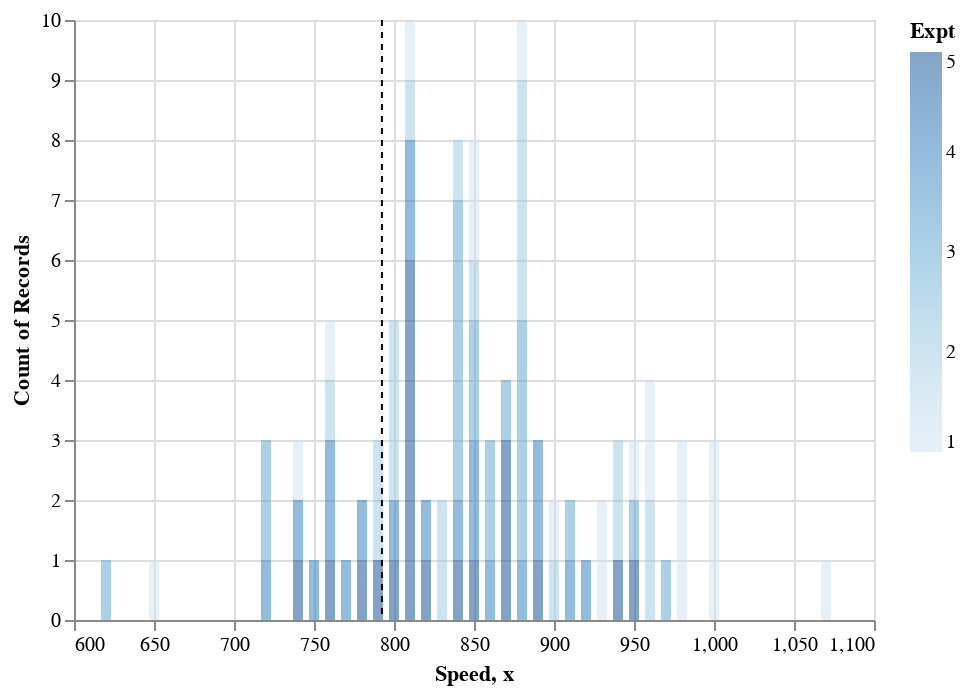

Source (notebook cell):
### Code cell
glue('final_plot_colored', final_plot_colored, display=True)

### Figure 1 — Vega-Lite specification as saved in the notebook (floating-point values rounded to 4 significant figures)
{"config": {"view": {"continuousWidth": 400, "continuousHeight": 300}}, "layer": [{"data": {"name": "data-9505d6e8ffc0fbd66f1f70f18ab69d65"}, "mark": {"type": "bar", "opacity": 0.5}, "encoding": {"color": {"field": "Expt", "type": "quantitative"}, "x": {"field": "Speed", "type": "quantitative"}, "y": {"aggregate": "count", "type": "quantitative"}}}, {"data": {"name": "data-623ad424afb61a0fae69b38cf4c35612"}, "mark": {"type": "rule", "size": 1, "strokeDash": [3, 3]}, "encoding": {"x": {"field": "x", "type": "quantitative"}}}], "$schema": "https://vega.github.io/schema/vega-lite/v4.17.0.json", "datasets": {"data-9505d6e8ffc0fbd66f1f70f18ab69d65": [{"Expt": 1, "Run": 1, "Speed": 850}, {"Expt": 1, "Run": 2, "Speed": 740}, {"Expt": 1, "Run": 3, "Speed": 900}, {"Expt": 1, "Run": 4, "Speed": 1070}, {"Expt": 1, "Run": 5, "Speed": 930}, {"Expt": 1, "Run": 6, "Speed": 850}, {"Expt": 1, "Run": 7, "Speed": 950}, {"Expt": 1, "Run": 8, "Speed": 980}, {"Expt": 1, "Run": 9, "Speed": 980}, {"Expt": 1, "Run": 10, "Speed": 880}, {"Expt": 1, "Run": 11, "Speed": 1000}, {"Expt": 1, "Run": 12, "Speed": 980}, {"Expt": 1, "Run": 13, "Speed": 930}, {"Expt": 1, "Run": 14, "Speed": 650}, {"Expt": 1, "Run": 15, "Speed": 760}, {"Expt": 1, "Run": 16, "Speed": 810}, {"Expt": 1, "Run": 17, "Speed": 1000}, {"Expt": 1, "Run": 18, "Speed": 1000}, {"Expt": 1, "Run": 19, "Speed": 960}, {"Expt": 1, "Run": 20, "Speed": 960}, {"Expt": 2, "Run": 1, "Speed": 960}, {"Expt": 2, "Run": 2, "Speed": 940}, {"Expt": 2, "Run": 3, "Speed": 960}, {"Expt": 2, "Run": 4, "Speed": 940}, {"Expt": 2, "Run": 5, "Speed": 880}, {"Expt": 2, "Run": 6, "Speed": 800}, {"Expt": 2, "Run": 7, "Speed": 850}, {"Expt": 2, "Run": 8, "Speed": 880}, {"Expt": 2, "Run": 9, "Speed": 900}, {"Expt": 2, "Run": 10, "Speed": 840}, {"Expt": 2, "Run": 11, "Speed": 830}, {"Expt": 2, "Run": 12, "Speed": 790}, {"Expt": 2, "Run": 13, "Speed": 810}, {"Expt": 2, "Run": 14, "Speed": 880}, {"Expt": 2, "Run": 15, "Speed": 880}, {"Expt": 2, "Run": 16, "Speed": 830}, {"Expt": 2, "Run": 17, "Speed": 800}, {"Expt": 2, "Run": 18, "Speed": 790}, {"Expt": 2, "Run": 19, "Speed": 760}, {"Expt": 2, "Run": 20, "Speed": 800}, {"Expt": 3, "Run": 1, "Speed": 880}, {"Expt": 3, "Run": 2, "Speed": 880}, {"Expt": 3, "Run": 3, "Speed": 880}, {"Expt": 3, "Run": 4, "Speed": 860}, {"Expt": 3, "Run": 5, "Speed": 720}, {"Expt": 3, "Run": 6, "Speed": 720}, {"Expt": 3, "Run": 7, "Speed": 620}, {"Expt": 3, "Run": 8, "Speed": 860}, {"Expt": 3, "Run": 9, "Speed": 970}, {"Expt": 3, "Run": 10, "Speed": 950}, {"Expt": 3, "Run": 11, "Speed": 880}, {"Expt": 3, "Run": 12, "Speed": 910}, {"Expt": 3, "Run": 13, "Speed": 850}, {"Expt": 3, "Run": 14, "Speed": 870}, {"Expt": 3, "Run": 15, "Speed": 840}, {"Expt": 3, "Run": 16, "Speed": 840}, {"Expt": 3, "Run": 17, "Speed": 850}, {"Expt": 3, "Run": 18, "Speed": 840}, {"Expt": 3, "Run": 19, "Speed": 840}, {"Expt": 3, "Run": 20, "Speed": 840}, {"Expt": 4, "Run": 1, "Speed": 890}, {"Expt": 4, "Run": 2, "Speed": 810}, {"Expt": 4, "Run": 3, "Speed": 810}, {"Expt": 4, "Run": 4, "Speed": 820}, {"Expt": 4, "Run": 5, "Speed": 800}, {"Expt": 4, "Run": 6, "Speed": 770}, {"Expt": 4, "Run": 7, "Speed": 760}, {"Expt": 4, "Run": 8, "Speed": 740}, {"Expt": 4, "Run": 9, "Speed": 750}, {"Expt": 4, "Run": 10, "Speed": 760}, {"Expt": 4, "Run": 11, "Speed": 910}, {"Expt": 4, "Run": 12, "Speed": 920}, {"Expt": 4, "Run": 13, "Speed": 890}, {"Expt": 4, "Run": 14, "Speed": 860}, {"Expt": 4, "Run": 15, "Speed": 880}, {"Expt": 4, "Run": 16, "Speed": 720}, {"Expt": 4, "Run": 17, "Speed": 840}, {"Expt": 4, "Run": 18, "Speed": 850}, {"Expt": 4, "Run": 19, "Speed": 850}, {"Expt": 4, "Run": 20, "Speed": 780}, {"Expt": 5, "Run": 1, "Speed": 890}, {"Expt": 5, "Run": 2, "Speed": 840}, {"Expt": 5, "Run": 3, "Speed": 780}, {"Expt": 5, "Run": 4, "Speed": 810}, {"Expt": 5, "Run": 5, "Speed": 760}, {"Expt": 5, "Run": 6, "Speed": 810}, {"Expt": 5, "Run": 7, "Speed": 790}, {"Expt": 5, "Run": 8, "Speed": 810}, {"Expt": 5, "Run": 9, "Speed": 820}, {"Expt": 5, "Run": 10, "Speed": 850}, {"Expt": 5, "Run": 11, "Speed": 870}, {"Expt": 5, "Run": 12, "Speed": 870}, {"Expt": 5, "Run": 13, "Speed": 810}, {"Expt": 5, "Run": 14, "Speed": 740}, {"Expt": 5, "Run": 15, "Speed": 810}, {"Expt": 5, "Run": 16, "Speed": 940}, {"Expt": 5, "Run": 17, "Speed": 950}, {"Expt": 5, "Run": 18, "Speed": 800}, {"Expt": 5, "Run": 19, "Speed": 810}, {"Expt": 5, "Run": 20, "Speed": 870}], "data-623ad424afb61a0fae69b38cf4c35612": [{"x": 792.5}]}}
